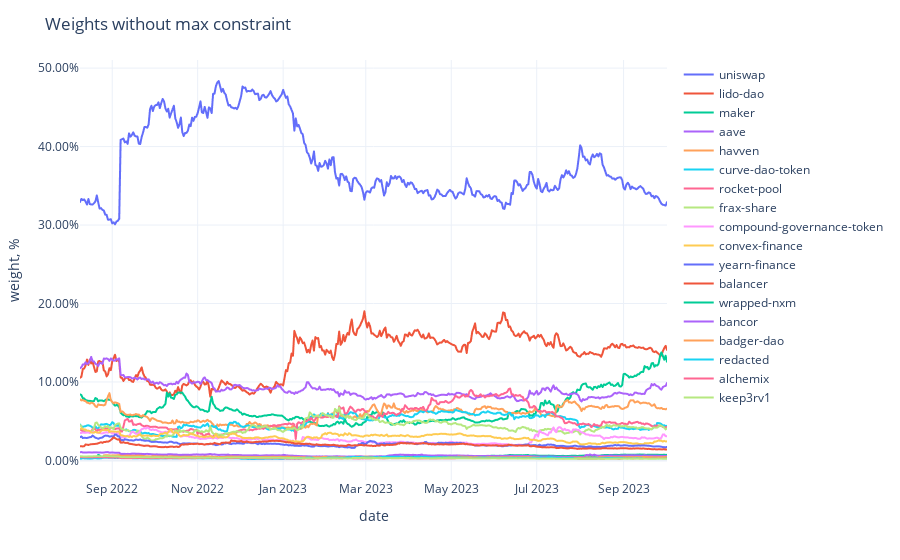

The notebook cell saved with this chart:
### Code cell
fig = px.line(weights,
              labels={'value': 'weight, %', 'variable': ''})
fig.update_traces(
    hovertemplate="%{y}"
)
fig.update_yaxes(
    tickformat=".2%",
)
fig.update_xaxes(
    showspikes=True,
    spikethickness=2,
    spikedash="dot",
    spikecolor="#999999",
    spikemode="across",
)
fig.update_layout(
    ## showlegend=False,
    hovermode="x",
    hoverdistance=100,  ## Distance to show hover label of data point
    spikedistance=1000,  ## Distance to show spike
    template='plotly_white',
    title='Weights without max constraint'
)

### Figure 1 — Plotly figure (JSON) as saved in the notebook; plotly's stock layout.template omitted (floating-point values rounded to 4 significant figures; data arrays with more than 128 entries replaced by an {"elided": "..."} marker saying what was removed)
{"data": [{"hovertemplate": "%{y}", "legendgroup": "uniswap", "line": {"color": "#636efa", "dash": "solid"}, "marker": {"symbol": "circle"}, "mode": "lines", "name": "uniswap", "showlegend": true, "type": "scattergl", "x": {"elided": "420 str values"}, "xaxis": "x", "y": {"elided": "420 float values"}, "yaxis": "y"}, {"hovertemplate": "%{y}", "legendgroup": "lido-dao", "line": {"color": "#EF553B", "dash": "solid"}, "marker": {"symbol": "circle"}, "mode": "lines", "name": "lido-dao", "showlegend": true, "type": "scattergl", "x": {"elided": "420 str values"}, "xaxis": "x", "y": {"elided": "420 float values"}, "yaxis": "y"}, {"hovertemplate": "%{y}", "legendgroup": "maker", "line": {"color": "#00cc96", "dash": "solid"}, "marker": {"symbol": "circle"}, "mode": "lines", "name": "maker", "showlegend": true, "type": "scattergl", "x": {"elided": "420 str values"}, "xaxis": "x", "y": {"elided": "420 float values"}, "yaxis": "y"}, {"hovertemplate": "%{y}", "legendgroup": "aave", "line": {"color": "#ab63fa", "dash": "solid"}, "marker": {"symbol": "circle"}, "mode": "lines", "name": "aave", "showlegend": true, "type": "scattergl", "x": {"elided": "420 str values"}, "xaxis": "x", "y": {"elided": "420 float values"}, "yaxis": "y"}, {"hovertemplate": "%{y}", "legendgroup": "havven", "line": {"color": "#FFA15A", "dash": "solid"}, "marker": {"symbol": "circle"}, "mode": "lines", "name": "havven", "showlegend": true, "type": "scattergl", "x": {"elided": "420 str values"}, "xaxis": "x", "y": {"elided": "420 float values"}, "yaxis": "y"}, {"hovertemplate": "%{y}", "legendgroup": "curve-dao-token", "line": {"color": "#19d3f3", "dash": "solid"}, "marker": {"symbol": "circle"}, "mode": "lines", "name": "curve-dao-token", "showlegend": true, "type": "scattergl", "x": {"elided": "420 str values"}, "xaxis": "x", "y": {"elided": "420 float values"}, "yaxis": "y"}, {"hovertemplate": "%{y}", "legendgroup": "rocket-pool", "line": {"color": "#FF6692", "dash": "solid"}, "marker": {"symbol": "circle"}, "mode": "lines", "name": "rocket-pool", "showlegend": true, "type": "scattergl", "x": {"elided": "420 str values"}, "xaxis": "x", "y": {"elided": "420 float values"}, "yaxis": "y"}, {"hovertemplate": "%{y}", "legendgroup": "frax-share", "line": {"color": "#B6E880", "dash": "solid"}, "marker": {"symbol": "circle"}, "mode": "lines", "name": "frax-share", "showlegend": true, "type": "scattergl", "x": {"elided": "420 str values"}, "xaxis": "x", "y": {"elided": "420 float values"}, "yaxis": "y"}, {"hovertemplate": "%{y}", "legendgroup": "compound-governance-token", "line": {"color": "#FF97FF", "dash": "solid"}, "marker": {"symbol": "circle"}, "mode": "lines", "name": "compound-governance-token", "showlegend": true, "type": "scattergl", "x": {"elided": "420 str values"}, "xaxis": "x", "y": {"elided": "420 float values"}, "yaxis": "y"}, {"hovertemplate": "%{y}", "legendgroup": "convex-finance", "line": {"color": "#FECB52", "dash": "solid"}, "marker": {"symbol": "circle"}, "mode": "lines", "name": "convex-finance", "showlegend": true, "type": "scattergl", "x": {"elided": "420 str values"}, "xaxis": "x", "y": {"elided": "420 float values"}, "yaxis": "y"}, {"hovertemplate": "%{y}", "legendgroup": "yearn-finance", "line": {"color": "#636efa", "dash": "solid"}, "marker": {"symbol": "circle"}, "mode": "lines", "name": "yearn-finance", "showlegend": true, "type": "scattergl", "x": {"elided": "420 str values"}, "xaxis": "x", "y": {"elided": "420 float values"}, "yaxis": "y"}, {"hovertemplate": "%{y}", "legendgroup": "balancer", "line": {"color": "#EF553B", "dash": "solid"}, "marker": {"symbol": "circle"}, "mode": "lines", "name": "balancer", "showlegend": true, "type": "scattergl", "x": {"elided": "420 str values"}, "xaxis": "x", "y": {"elided": "420 float values"}, "yaxis": "y"}, {"hovertemplate": "%{y}", "legendgroup": "wrapped-nxm", "line": {"color": "#00cc96", "dash": "solid"}, "marker": {"symbol": "circle"}, "mode": "lines", "name": "wrapped-nxm", "showlegend": true, "type": "scattergl", "x": {"elided": "420 str values"}, "xaxis": "x", "y": {"elided": "420 float values"}, "yaxis": "y"}, {"hovertemplate": "%{y}", "legendgroup": "bancor", "line": {"color": "#ab63fa", "dash": "solid"}, "marker": {"symbol": "circle"}, "mode": "lines", "name": "bancor", "showlegend": true, "type": "scattergl", "x": {"elided": "420 str values"}, "xaxis": "x", "y": {"elided": "420 float values"}, "yaxis": "y"}, {"hovertemplate": "%{y}", "legendgroup": "badger-dao", "line": {"color": "#FFA15A", "dash": "solid"}, "marker": {"symbol": "circle"}, "mode": "lines", "name": "badger-dao", "showlegend": true, "type": "scattergl", "x": {"elided": "420 str values"}, "xaxis": "x", "y": {"elided": "420 float values"}, "yaxis": "y"}, {"hovertemplate": "%{y}", "legendgroup": "redacted", "line": {"color": "#19d3f3", "dash": "solid"}, "marker": {"symbol": "circle"}, "mode": "lines", "name": "redacted", "showlegend": true, "type": "scattergl", "x": {"elided": "420 str values"}, "xaxis": "x", "y": {"elided": "420 float values"}, "yaxis": "y"}, {"hovertemplate": "%{y}", "legendgroup": "alchemix", "line": {"color": "#FF6692", "dash": "solid"}, "marker": {"symbol": "circle"}, "mode": "lines", "name": "alchemix", "showlegend": true, "type": "scattergl", "x": {"elided": "420 str values"}, "xaxis": "x", "y": {"elided": "420 float values"}, "yaxis": "y"}, {"hovertemplate": "%{y}", "legendgroup": "keep3rv1", "line": {"color": "#B6E880", "dash": "solid"}, "marker": {"symbol": "circle"}, "mode": "lines", "name": "keep3rv1", "showlegend": true, "type": "scattergl", "x": {"elided": "420 str values"}, "xaxis": "x", "y": {"elided": "420 float values"}, "yaxis": "y"}], "layout": {"hoverdistance": 100, "hovermode": "x", "legend": {"title": {"text": ""}, "tracegroupgap": 0}, "margin": {"t": 60}, "spikedistance": 1000, "title": {"text": "Weights without max constraint"}, "xaxis": {"anchor": "y", "domain": [0, 1], "showspikes": true, "spikecolor": "#999999", "spikedash": "dot", "spikemode": "across", "spikethickness": 2, "title": {"text": "date"}}, "yaxis": {"anchor": "x", "domain": [0, 1], "tickformat": ".2%", "title": {"text": "weight, %"}}}}
